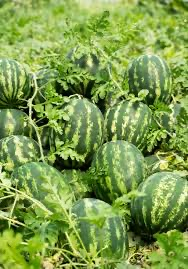
%> input picture draw circle/watermelon-imgs/melon1.jpeg, 188 x 269 px
$ octave --eval "result = edgecolor(imread('watermelon-imgs/melon1.jpeg'));"   (GNU Octave 9; MATLAB toolbox functions it lacks are replaced by stand-ins)
%> lines starting %> are read from the running program, lines starting %| are printed output that depends on the picture; in (x1, y1, x2, y2) boxes, pixels count from 0 and x2, y2 are one past the last pixel; in counts of white or black regions, pixels touching at a corner belong together; the program's own positions count from 1
function R=edgecolor(img)
    [~, ~, z]=size(img);
%> z = 3
    if z==1
        rslt=edge(img,'canny');
    elseif z==3
        img1=rgb2ycbcr(img);
%> img1: size 269x188x3 uint8; mean of channels 1, 2, 3 134.4, 97.5, 120.5
        dx1=edge(img1(:,:,1),'canny');
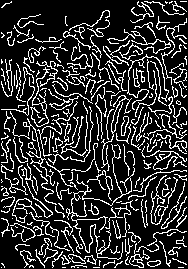
%> dx1: size 269x188 logical; 19.2% white in thin lines or dots
        dx1=(dx1*255);
%> dx1: size 269x188 double; 19.2% white in thin lines or dots
        img2(:,:,1)=dx1;
        img2(:,:,2)=img1(:,:,2);
        img2(:,:,3)=img1(:,:,3);
%> img2: size 269x188x3 double; mean of channels 1, 2, 3 48.9, 97.5, 120.5
        rslt=ycbcr2rgb(uint8(img2));
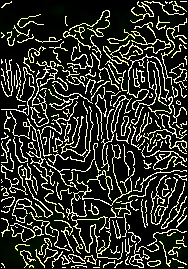
%> rslt: size 269x188x3 uint8; mean R, G, B 48.9, 50.4, 41.7
    end
R=rslt;

$ run again, on draw circle/watermelon-imgs/melon10.jpeg
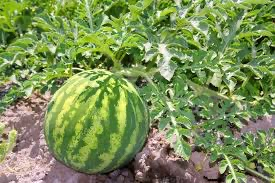
%> input picture draw circle/watermelon-imgs/melon10.jpeg, 275 x 183 px
%> img1: size 183x275x3 uint8; mean of channels 1, 2, 3 129, 105.7, 123.4
%> in edgecolor, `dx1=edge(img1(:,:,1),'canny');`:
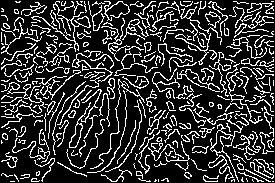
%> dx1: size 183x275 logical; 20.5% white in thin lines or dots
%> img2: size 183x275x3 double; mean of channels 1, 2, 3 52.2, 105.7, 123.4
%> in edgecolor, `rslt=ycbcr2rgb(uint8(img2));`:
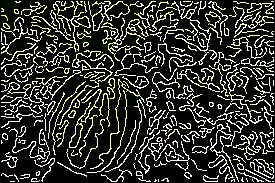
%> rslt: size 183x275x3 uint8; mean R, G, B 52.3, 53.2, 47.3

$ run again, on draw circle/watermelon-imgs/melon12.jpeg
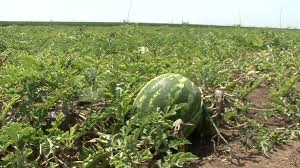
%> input picture draw circle/watermelon-imgs/melon12.jpeg, 300 x 168 px
%> img1: size 168x300x3 uint8; mean of channels 1, 2, 3 130.3, 110.1, 127.5
%> in edgecolor, `dx1=edge(img1(:,:,1),'canny');`:
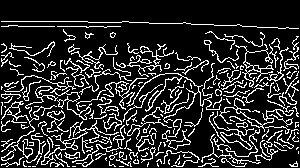
%> dx1: size 168x300 logical; 17.2% white in thin lines or dots, all inside (x1, y1, x2, y2) = (1, 21, 299, 167)
%> img2: size 168x300x3 double; mean of channels 1, 2, 3 43.8, 110.1, 127.5
%> in edgecolor, `rslt=ycbcr2rgb(uint8(img2));`:
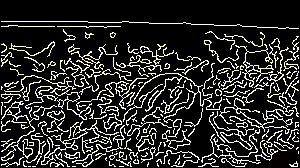
%> rslt: size 168x300x3 uint8; mean R, G, B 43.9, 43.8, 40.7
